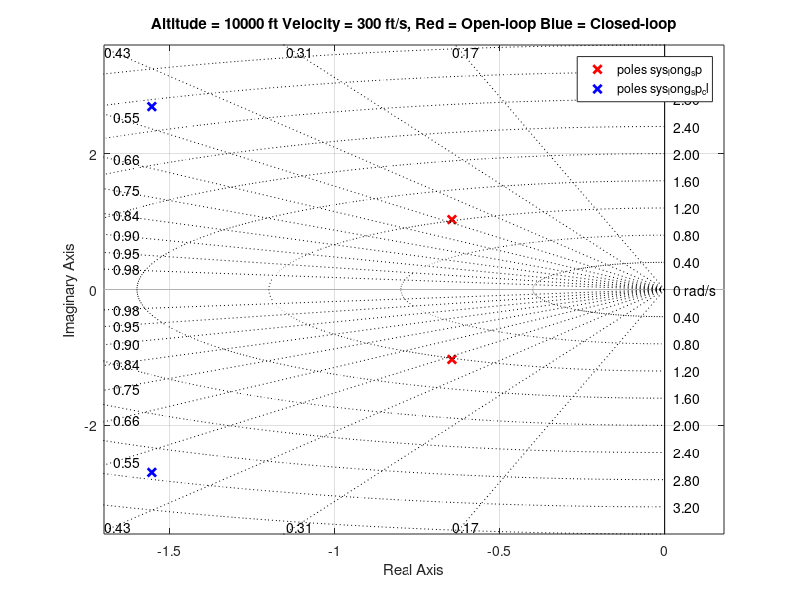
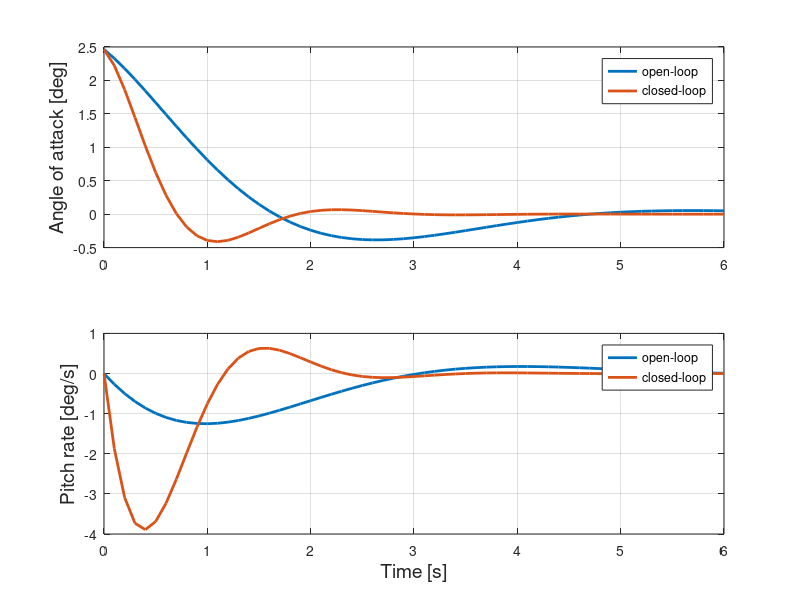

Recreate these plots in MATLAB, in order.
%%
%State-space model
A=[-0.0243261995104248,-8.58890563787065,-32.1699999992382,-2.50121964477236;-0.000544714905096391,-0.510791146488329,3.34868149905484e-13,0.927063537778952;0,0,0,1.00000000000000;1.26163057090700e-18,-1.16268944316632,0,-0.779147979197433];
B=[0.00393687238578542;-0.00108619425626488;0;-0.0620467050765111];
C=eye(4);
D=zeros(4,1);
sys_long = ss(A,B,C,D);

%Flight condition
V=340; %ft/s
V_meters=V/3.28;
g=9.81;

% Copy from previous Task (code, not numerical values!)
% Create the simplied short period model
A_SP=[A(2,2),A(2,4);A(4,2),A(4,4)]
B_SP=[B(2,1);B(4,1)]
C_SP=eye(2)
D_SP=zeros(2,1)
sys_long_sp = ss(A_SP,B_SP,C_SP,D_SP);

%% CAP & Gibson design requirements reformulated
omega_n_sp_req=0.03*V_meters;
zeta_sp_req=0.5;

% [Q1]
% Obtain required short period frequency and damping through pole placement 
Realpart=- zeta_sp_req*omega_n_sp_req

Imagpart=omega_n_sp_req*sqrt(1-(zeta_sp_req^2))

p=[complex(Realpart,Imagpart) complex(Realpart,-Imagpart)];

% [Q2]
CalculatedK=place(A_SP,B_SP,p) %Use Matlab place command

% [Q3]
% create a closed-loop system, unity feedback, the four states to their
% respective inputs of the control matrix K
sys_long_sp_cl = feedback(sys_long_sp*CalculatedK,eye(2))


% [Q4]
% check the eigenvalues of the closed-loop system. 
eig_op=eig(A_SP)
eig_cl=eig(A_SP-B_SP*CalculatedK)

figure
pzmap(sys_long_sp, 'r', sys_long_sp_cl, 'b');
title('Altitude = 10000 ft Velocity = 300 ft/s, Red = Open-loop Blue = Closed-loop');
sgrid;

% [Q5]
% Check vertical gust stability
initialconditions_vertgust=[atan(4.572*3.2/V); 0];
t=0:0.1:6;
[y_cl,t_cl,x_cl] = initial(sys_long_sp_cl,initialconditions_vertgust,t)%Closed loop system
[y_ol,t_ol,x_ol] = initial(sys_long_sp,initialconditions_vertgust,t)%Open loop system

figure
subplot(2,1,1)
plot(t, rad2deg(y_ol(:,1)), 'LineWidth', 2);hold on
plot(t, rad2deg(y_cl(:,1)), 'LineWidth', 2)
grid on
ylabel('Angle of attack [deg]', 'fontsize', 14)
legend('open-loop', 'closed-loop')
subplot(2,1,2)
plot(t, rad2deg(y_ol(:,2)), 'LineWidth', 2);hold on
plot(t, rad2deg(y_cl(:,2)), 'LineWidth', 2)
grid on
xlabel('Time [s]', 'fontsize', 14)
ylabel('Pitch rate [deg/s]', 'fontsize', 14)
legend('open-loop', 'closed-loop')



